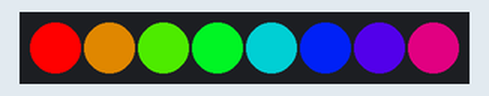
Bench run of a program on a simulated Raspberry Pi Pico running MicroPython. Shown: 8 RGB LEDs in strip order, left to right. What the program prints to the serial console is not drawn.

Above: at 0.15 s.
At 6.5 s:
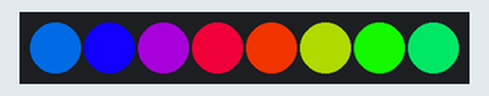
At 13.15 s:
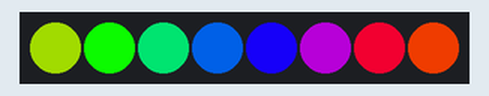
At 20.1 s:
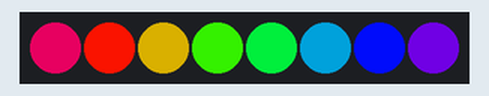
At 29.78 s:
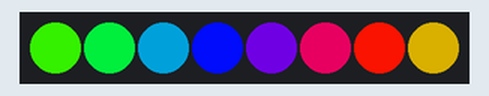
At 39.76 s:
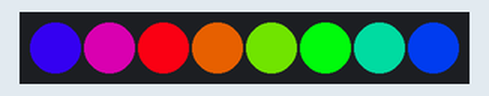
Timing chart, 0 to 40.0 s (numbered marks = the images above):
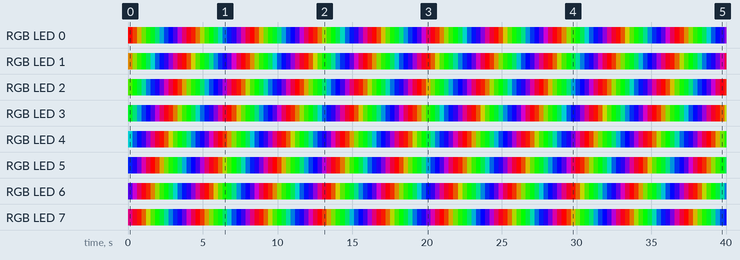

The program:

11_neopixel_rgb.py
```python
"""Lab 11: Addressable RGB LED (WS2812B / NeoPixel) control on GP18.

Demonstrates high-speed single-wire timing protocol, 24-bit GRB color
formatting, and smooth color wheel / rainbow animation cycles.
"""
from machine import Pin
from neopixel import NeoPixel
from time import sleep_ms

# Hardware configuration
PIN_NUM = 18       # Connect NeoPixel DIN to GP18
NUM_PIXELS = 8     # Number of RGB LEDs on your strip/ring

np = NeoPixel(Pin(PIN_NUM, Pin.OUT), NUM_PIXELS)

def wheel(pos):
    """Generate rainbow colors across 0-255 positions."""
    pos = pos & 255
    if pos < 85:
        return (255 - pos * 3, pos * 3, 0)
    elif pos < 170:
        pos -= 85
        return (0, 255 - pos * 3, pos * 3)
    else:
        pos -= 170
        return (pos * 3, 0, 255 - pos * 3)

def clear():
    """Turn off all pixels."""
    for i in range(NUM_PIXELS):
        np[i] = (0, 0, 0)
    np.write()

print("Lab 11: Running NeoPixel RGB demonstration...")
try:
    while True:
        # Rainbow cycle animation
        for j in range(256):
            for i in range(NUM_PIXELS):
                pixel_index = (i * 256 // NUM_PIXELS) + j
                np[i] = wheel(pixel_index)
            np.write()
            sleep_ms(15)
except KeyboardInterrupt:
    clear()
    print("\nNeoPixel stopped and cleared.")
```

Measured:
- by itself, RGB LED 0: off → RGB(255, 0, 0) at 0.00 s, → RGB(198, 57, 0) 0.30 s later, → RGB(141, 114, 0) 0.30 s later, → RGB(84, 171, 0) 0.30 s later, … (133 changes in this stretch)
- by itself, RGB LED 2: off → RGB(63, 192, 0) at 0.00 s, → RGB(6, 249, 0) 0.30 s later, → RGB(0, 204, 51) 0.30 s later, → RGB(0, 147, 108) 0.30 s later, … (133 changes in this stretch)
